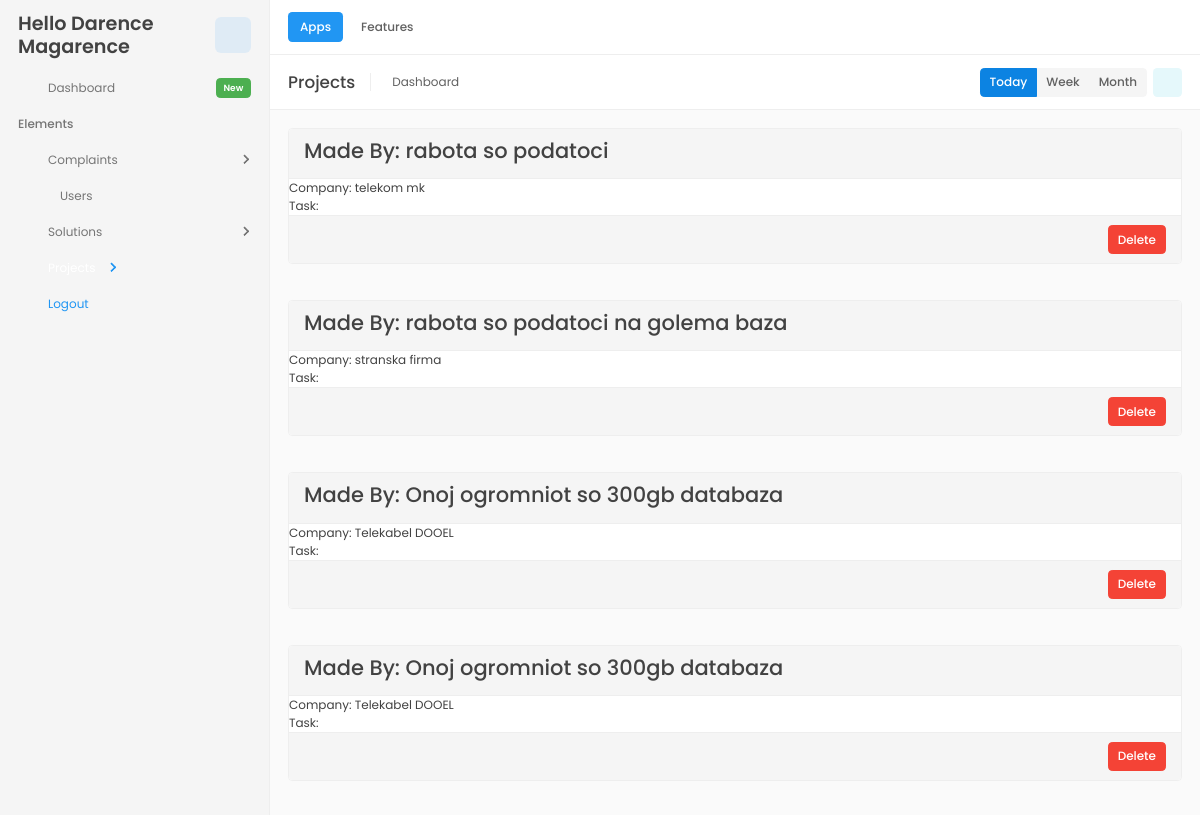
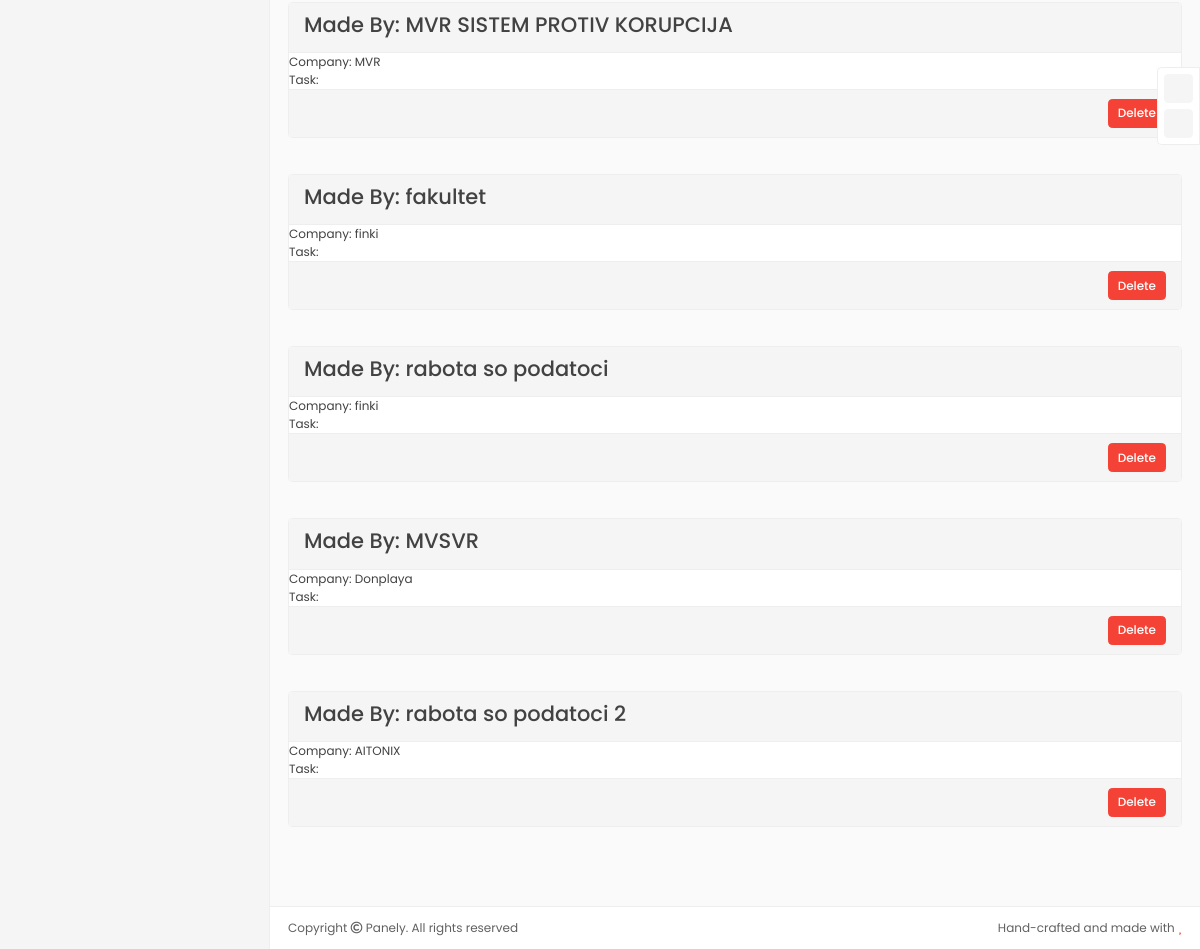
The app's page /projects.php (signed in) with its own data (2 pictures, top to bottom).
### tables this page shows
CREATE TABLE `projects`  (
  `id` int NOT NULL AUTO_INCREMENT,
  `project` varchar(255) NULL DEFAULT NULL,
  `company` varchar(255) NULL DEFAULT NULL,
  PRIMARY KEY (`id`) USING BTREE
);

### projects.php (the view, shortened to what this page needs)
<?php
require('./config/database.php');
$sql = "SELECT * from projects;";
$query = mysqli_query($conn, $sql);
?>
<!DOCTYPE html>
<html lang="en" dir="ltr">
<head>
	<link href="assets/build/styles/ltr-core.css" rel="stylesheet">
	<link href="assets/build/styles/ltr-vendor.css" rel="stylesheet">
</head>
<body class="theme-light preload-active aside-active aside-mobile-minimized aside-desktop-maximized" id="fullscreen">
	<div class="holder">
        <?php include 'aside_header.php'; ?>
		<div class="wrapper">
            <?php require('header.php'); ?>
			<div class="content ">
				<div class="container-fluid">
                    <div class="row">
					<?php
				while($row = mysqli_fetch_array($query)){
				echo "
				<div class='col-md-12 pb-5'>
				<div class='card'>
				<div class='card-header'><h3>Made By:  ".$row['project']. " </h3> </div>
				<div class'card-body px-5 mx-5'>Company: ".$row['company']." <br> Task:</div>
				<div class='card-footer'><button type='submit' class='btn btn-danger delete_project
				float-right' id=".$row['id']." >Delete</button></div>
				</div>
				</div>
					";
					}
			?>
				</div>
			</div>
			<?php require ('footer.php'); ?>
		</div>
	</div>
	<div class="float-btn float-btn-right">
		<button class="btn btn-flat-primary btn-icon mb-2" id="theme-toggle" data-toggle="tooltip" data-placement="right" title="Change theme">
			<i class="fa fa-moon"></i>
		</button>
		<a href="../rtl/index.html" class="btn btn-flat-primary btn-icon" data-toggle="tooltip" data-placement="right" title="Switch to RTL">
			<i class="fa fa-sync"></i>
		</a>
	</div>
</body>
</html>

### aside_header.php (shortened to what this page needs)
<div class="aside">
			<div class="aside-header">
				<h3 class="aside-title"><?php echo 'Hello ' .$_SESSION['firstname']; ?></h3>
				<div class="aside-addon">
					<button class="btn btn-label-primary btn-icon btn-lg" data-toggle="aside">
						<i class="fa fa-times aside-icon-minimize"></i>
					</button>
				</div>
			</div>
			<div class="aside-body" data-simplebar="data-simplebar">
				<div class="menu">
					<div class="menu-item">
						<a href="dashboard.php" data-menu-path="/ltr/index.html" class="menu-item-link">
							<div class="menu-item-icon">
								<i class="fa fa-desktop"></i>
							</div>
							<span class="menu-item-text">Dashboard</span>
							<div class="menu-item-addon">
								<span class="badge badge-success">New</span>
							</div>
						</a>
					</div>
					<div class="menu-section">
						<h2 class="menu-section-text">Elements</h2>
					</div>
					<div class="menu-item">
						<button class="menu-item-link menu-item-toggle">
							<div class="menu-item-icon">
								<i class="fa fa-palette"></i>
							</div>
							<span class="menu-item-text">Complaints</span>
							<div class="menu-item-addon">
								<i class="menu-item-caret caret"></i>
							</div>
						</button>
					</div>
					<?php
						$isAdmin = $_SESSION['isAdmin'];
						if($isAdmin == 1){
							echo '
							<div class="menu-item">
							<button class="menu-item-link">
								<div class="menu-item-icon">
									<i class="fa fa-adjust"></i>
								</div>
								<div class="menu-item">
									<a href="users.php" data-menu-path="users.php" class="menu-item-link">
										<span class="menu-item-text">Users</span>
									</a>
								<div class="menu-item-addon">
								</div>
							</button>
						</div>
							';
						} else if($isAdmin == 0){
							echo "  ";
						}
					?>
					<div class="menu-item">
						<button class="menu-item-link menu-item-toggle">
							<div class="menu-item-icon">
								<i class="fa fa-icons"></i>
							</div>
							<span class="menu-item-text">Solutions</span>
							<div class="menu-item-addon">
								<i class="menu-item-caret caret"></i>
							</div>
						</button>
					</div>
					<div class="menu-item">
						<button class="menu-item-link menu-item-toggle">
							<div class="menu-item-icon">
								<i class="fa fa-window-restore"></i>
							</div>
							<a href="projects.php">
							<span class="menu-item-text text-white">Projects</span>
								<i class="menu-item-caret caret"></i>
						</button>
						</div>
					</div>
					<div class="menu-item">
						<button class="menu-item-link menu-item-toggle">
							<div class="menu-item-icon">
								<i class="fa fa-window-restore"></i>
							</div>
							<a href="logout.php" data-menu-path="logout.php">
							<span class="menu-item-text">Logout</span>
							</a>
						</button>
					</div>
				</div>
			</div>
		</div>

### header.php (shortened to what this page needs)
<?php
$name = $_SERVER['REQUEST_URI'];
$url = substr($name,6);
$panel = substr($url,0,-4);
$panel = ucfirst($panel);
?>
<div class="header">
				<div class="header-holder header-holder-desktop sticky-header" id="sticky-header-desktop">
					<div class="header-container container-fluid">
						<div class="header-wrap">
							<ul class="nav nav-pills">
								<li class="nav-item dropdown">
									<a href="#" class="nav-link active" data-toggle="dropdown">Apps</a>
								</li>
								<li class="nav-item dropdown">
									<a href="#" class="nav-link" data-toggle="dropdown">Features</a>
								</li>
							</ul>
						</div>
					</div>
				</div>
				<div class="header-holder header-holder-desktop">
					<div class="header-container container-fluid">
						<h4 class="header-title"><?php echo $panel; ?></h4>
						<div class="header-wrap header-wrap-block justify-content-start">
							<div class="breadcrumb">
								<a href="dashboard.php" class="breadcrumb-item">
									<span class="breadcrumb-text">Dashboard</span>
								</a>
							</div>
						</div>
						<div class="header-wrap">
							<div class="btn-group btn-group-toggle" data-toggle="buttons">
								<label class="btn btn-flat-primary active">
									<input type="radio" name="timeOption" id="timeOption1" checked="checked"> Today </label>
								<label class="btn btn-flat-primary">
									<input type="radio" name="timeOption" id="timeOption2"> Week </label>
								<label class="btn btn-flat-primary">
									<input type="radio" name="timeOption" id="timeOption3"> Month </label>
							</div>
							<button class="btn btn-label-info btn-icon ml-2" id="fullscreen-trigger" data-toggle="tooltip" title="Toggle fullscreen" data-placement="left">
								<i class="fa fa-expand fullscreen-icon-expand"></i>
							</button>
						</div>
					</div>
				</div>
			</div>

### footer.php
<div class="footer">
				<div class="container-fluid">
					<div class="row">
						<div class="col-md-6">
							<p class="text-left mb-0">Copyright <i class="far fa-copyright"></i> <span id="copyright-year"></span> Panely. All rights reserved</p>
						</div>
						<div class="col-md-6 d-none d-md-block">
							<p class="text-right mb-0">Hand-crafted and made with <i class="fa fa-heart text-danger"></i> </p>
						</div>
					</div>
				</div>
			</div>

### records on screen
projects: project "rabota so podatoci", company "telekom mk"
projects: project "rabota so podatoci na golema baza", company "stranska firma"
projects: project "Onoj ogromniot so 300gb databaza", company "Telekabel DOOEL"
projects: project "Onoj ogromniot so 300gb databaza", company "Telekabel DOOEL"
projects: project "MVR SISTEM PROTIV KORUPCIJA", company "MVR"
projects: project "fakultet", company "finki"
projects: project "rabota so podatoci", company "finki"
projects: project "MVSVR", company "Donplaya"
projects: project "rabota so podatoci 2", company "AITONIX"

### other values on screen
$_SESSION['firstname'] "Darence Magarence"
$panel "Projects"
